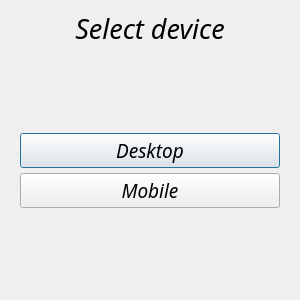
<?xml version="1.0" encoding="UTF-8"?>
<ui version="4.0">
 <class>Dialog</class>
 <widget class="QDialog" name="Dialog">
  <property name="geometry">
   <rect>
    <x>0</x>
    <y>0</y>
    <width>300</width>
    <height>300</height>
   </rect>
  </property>
  <property name="minimumSize">
   <size>
    <width>300</width>
    <height>300</height>
   </size>
  </property>
  <property name="maximumSize">
   <size>
    <width>300</width>
    <height>300</height>
   </size>
  </property>
  <property name="windowTitle">
   <string>Dialog</string>
  </property>
  <widget class="QWidget" name="widget" native="true">
   <property name="geometry">
    <rect>
     <x>0</x>
     <y>0</y>
     <width>300</width>
     <height>300</height>
    </rect>
   </property>
   <property name="minimumSize">
    <size>
     <width>300</width>
     <height>300</height>
    </size>
   </property>
   <property name="maximumSize">
    <size>
     <width>300</width>
     <height>300</height>
    </size>
   </property>
   <layout class="QVBoxLayout" name="verticalLayout">
    <property name="spacing">
     <number>5</number>
    </property>
    <property name="leftMargin">
     <number>20</number>
    </property>
    <property name="topMargin">
     <number>10</number>
    </property>
    <property name="rightMargin">
     <number>20</number>
    </property>
    <property name="bottomMargin">
     <number>10</number>
    </property>
    <item>
     <widget class="QLabel" name="label">
      <property name="font">
       <font>
        <family>Monotype Corsiva</family>
        <pointsize>20</pointsize>
        <weight>50</weight>
        <italic>true</italic>
        <bold>false</bold>
       </font>
      </property>
      <property name="text">
       <string>&lt;html&gt;&lt;head/&gt;&lt;body&gt;&lt;p align=&quot;center&quot;&gt;Select device&lt;/p&gt;&lt;/body&gt;&lt;/html&gt;</string>
      </property>
     </widget>
    </item>
    <item>
     <spacer name="verticalSpacer">
      <property name="orientation">
       <enum>Qt::Vertical</enum>
      </property>
      <property name="sizeType">
       <enum>QSizePolicy::Expanding</enum>
      </property>
      <property name="sizeHint" stdset="0">
       <size>
        <width>20</width>
        <height>100</height>
       </size>
      </property>
     </spacer>
    </item>
    <item>
     <widget class="QPushButton" name="pushButton_2">
      <property name="font">
       <font>
        <family>Monotype Corsiva</family>
        <pointsize>14</pointsize>
        <italic>true</italic>
       </font>
      </property>
      <property name="cursor">
       <cursorShape>PointingHandCursor</cursorShape>
      </property>
      <property name="text">
       <string>Desktop</string>
      </property>
     </widget>
    </item>
    <item>
     <widget class="QPushButton" name="pushButton">
      <property name="font">
       <font>
        <family>Monotype Corsiva</family>
        <pointsize>14</pointsize>
        <italic>true</italic>
       </font>
      </property>
      <property name="cursor">
       <cursorShape>PointingHandCursor</cursorShape>
      </property>
      <property name="text">
       <string>Mobile</string>
      </property>
     </widget>
    </item>
    <item>
     <spacer name="verticalSpacer_2">
      <property name="orientation">
       <enum>Qt::Vertical</enum>
      </property>
      <property name="sizeType">
       <enum>QSizePolicy::Expanding</enum>
      </property>
      <property name="sizeHint" stdset="0">
       <size>
        <width>20</width>
        <height>100</height>
       </size>
      </property>
     </spacer>
    </item>
   </layout>
  </widget>
 </widget>
 <resources/>
 <connections/>
</ui>
